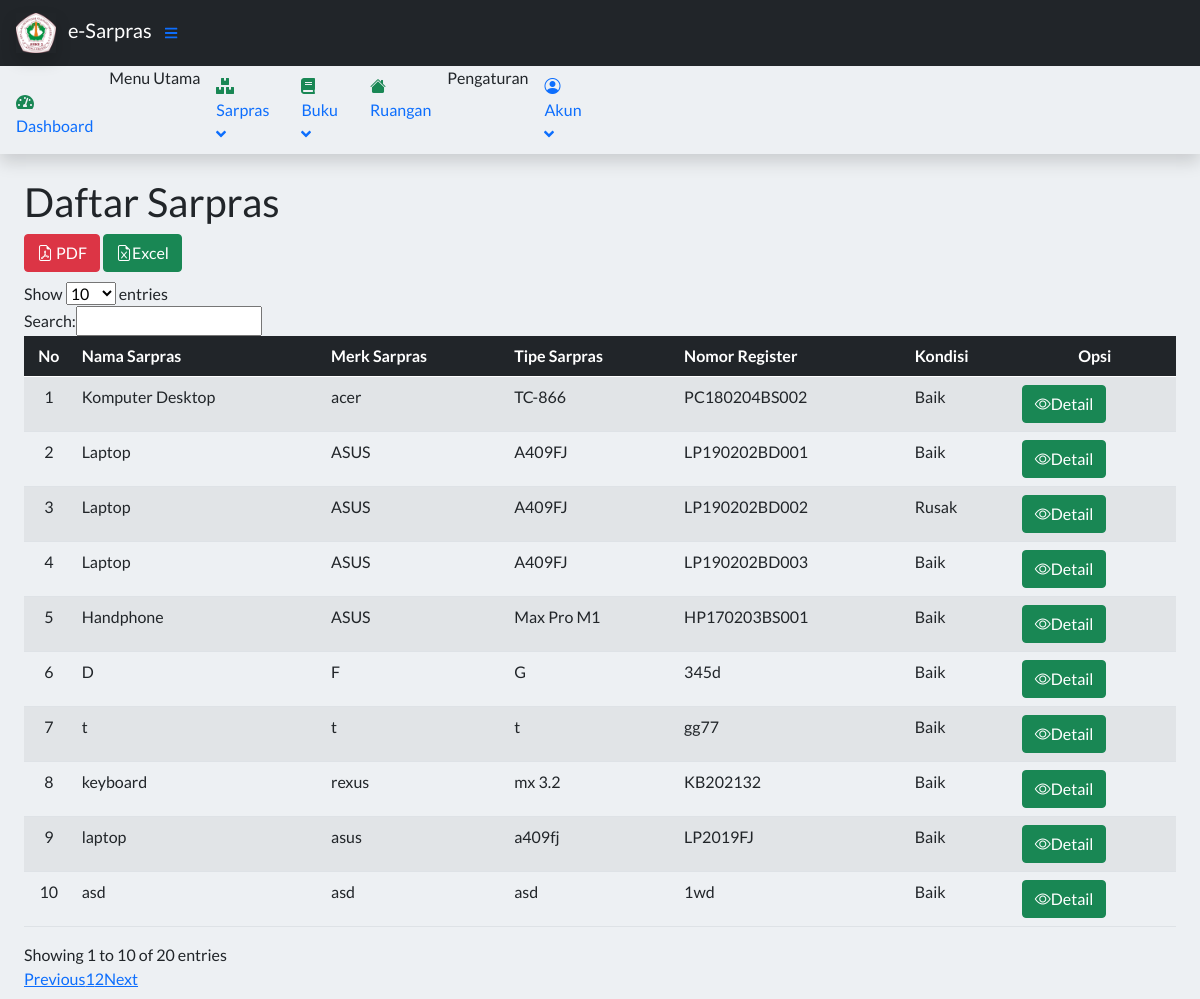
The page /index.php?page=DaftarBarang (signed in) on the database its author committed.
### tables this page shows
CREATE TABLE `tbarang` (
  `idAset` int(11) NOT NULL,
  `namaBarang` varchar(50) NOT NULL,
  `fotoBarang` varchar(255) DEFAULT 'box-seam.svg',
  `merkBarang` varchar(30) DEFAULT NULL,
  `tipeBarang` varchar(30) NOT NULL,
  `nomorRegister` varchar(30) DEFAULT NULL,
  `hargaSatuan` int(20) DEFAULT 0,
  `tahunPembelian` int(4) DEFAULT NULL,
  `sumberDana` enum('BOS','BOSDA') DEFAULT NULL,
  `kondisiBarang` enum('Baik','Rusak') NOT NULL,
  `linkRuangan` int(11) NOT NULL,
  `isDeleted` tinyint(1) NOT NULL DEFAULT 0
);

### config/connect.php (called while the page is built)
<?php
    $db = mysqli_connect('localhost', 'root', '', 'inventorymanagement');
    function querySql($query)
        {
        global $db;
        $item = mysqli_query($db, $query);
        $items = [];
        while ($row = mysqli_fetch_assoc($item)) {
            $items[] = $row;
            }
        return $items;
        }

### contents/Barang/daftarbarang.php (the view)
<?php
    require_once 'config/connect.php';
    $barang = querySql("SELECT * FROM tbarang WHERE isDeleted=0");
    ?>
<main>
    <div class="container-fluid px-4">
        <h1 class="mt-4">Daftar Sarpras</h1>
         <div style="margin-bottom: 10px">
        <a href="config/barangpdf/pdf.php" class="btn btn-danger bi bi-file-earmark-pdf" target="_blank"> PDF</a>
        <a href="config/repotdataSarpras.php" class="btn btn-success bi bi-file-earmark-excel" target="_blank">Excel</a>
    </div>
          <div class="mb-2">
<table id="example" class="table caption-top table-striped" class="display nowrap table-striped table-bordered table" style="width:100%">
            <thead class="table-dark">
                <tr>
                    <th class="text-md-center align-middle">No</th>
                    <th class=" align-middle">Nama Sarpras</th>
                    <th class=" align-middle">Merk Sarpras</th>
                    <th class=" align-middle">Tipe Sarpras</th>
                    <th class=" align-middle">Nomor Register</th>
                    <th class=" align-middle">Kondisi</th>
                    <th class="text-md-center align-middle">Opsi</th>
                </tr>
            </thead>
            <tbody class="">
                <?php $i = 1;?>
                <?php foreach($barang as $item) : ?>
                    <tr>
                        <td class="text-md-center"><?= $i ?></td>
                        <td class=""><?= $item["namaBarang"]; ?></td>
                        <td class=""><?= $item["merkBarang"]; ?></td>
                        <td class=""><?= $item["tipeBarang"]; ?></td>
                        <td class=""><?= $item["nomorRegister"]; ?></td>
                        <td class=""><?= $item["kondisiBarang"]; ?></td>
                        <td>
                                <a href="index.php?page=DetailBarang&id=<?= $item ['idAset']; ?>"class="btn btn-success" ><i class='bi bi-eye'></i>Detail</a>
                        </td>
                    </tr>
                    <?php $i++ ?>
                <?php endforeach; ?>
            </tbody>
        </table>
    </div>
</main>

### index.php (style rules this page uses)
body { background-color: rgb(237, 240, 243); font-family: 'Lato', sans-serif; }

### rows shown on the page
tbarang: namaBarang "Komputer Desktop", merkBarang "acer", tipeBarang "TC-866", nomorRegister "PC180204BS002", kondisiBarang "Baik"
tbarang: namaBarang "Laptop", merkBarang "ASUS", tipeBarang "A409FJ", nomorRegister "LP190202BD001", kondisiBarang "Baik"
tbarang: namaBarang "Laptop", merkBarang "ASUS", tipeBarang "A409FJ", nomorRegister "LP190202BD002", kondisiBarang "Rusak"
tbarang: namaBarang "Laptop", merkBarang "ASUS", tipeBarang "A409FJ", nomorRegister "LP190202BD003", kondisiBarang "Baik"
tbarang: namaBarang "Handphone", merkBarang "ASUS", tipeBarang "Max Pro M1", nomorRegister "HP170203BS001", kondisiBarang "Baik"
tbarang: namaBarang "D", merkBarang "F", tipeBarang "G", nomorRegister "345d", kondisiBarang "Baik"
tbarang: namaBarang "t", merkBarang "t", tipeBarang "t", nomorRegister "gg77", kondisiBarang "Baik"
tbarang: namaBarang "keyboard", merkBarang "rexus", tipeBarang "mx 3.2", nomorRegister "KB202132", kondisiBarang "Baik"
tbarang: namaBarang "laptop", merkBarang "asus", tipeBarang "a409fj", nomorRegister "LP2019FJ", kondisiBarang "Baik"
tbarang: namaBarang "asd", merkBarang "asd", tipeBarang "asd", nomorRegister "1wd", kondisiBarang "Baik"
